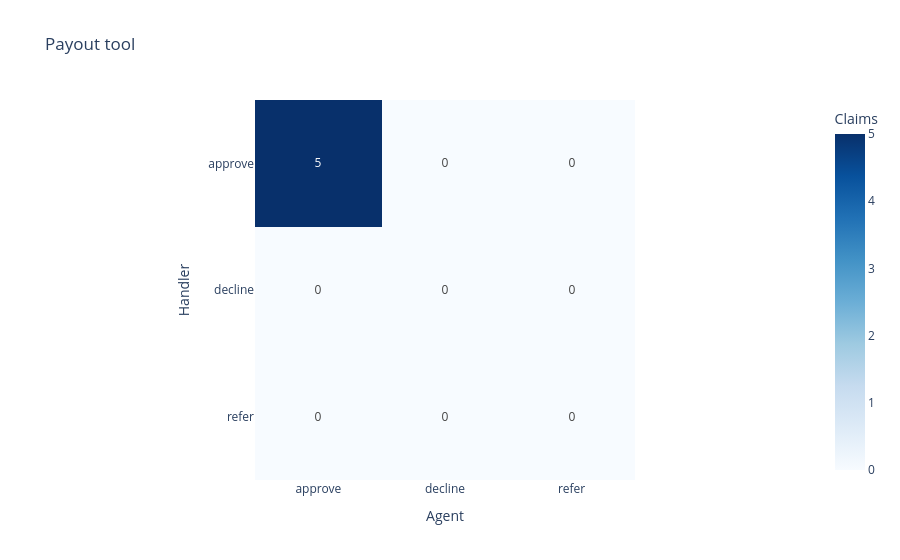

The notebook cell saved with this chart:
### Code cell
show_confusion_matrix(payout_tool_table, "Payout tool")

### Figure 1 — Plotly figure (JSON) as saved in the notebook; plotly's stock layout.template omitted (floating-point values rounded to 4 significant figures)
{"data": [{"coloraxis": "coloraxis", "hovertemplate": "Agent: %{x}<br>Handler: %{y}<br>Claims: %{z}<extra></extra>", "name": "0", "texttemplate": "%{z}", "type": "heatmap", "x": ["approve", "decline", "refer"], "xaxis": "x", "y": ["approve", "decline", "refer"], "yaxis": "y", "z": [[5, 0, 0], [0, 0, 0], [0, 0, 0]]}], "layout": {"coloraxis": {"autocolorscale": false, "colorbar": {"title": {"text": "Claims"}}, "colorscale": [[0, "rgb(247,251,255)"], [0.125, "rgb(222,235,247)"], [0.25, "rgb(198,219,239)"], [0.375, "rgb(158,202,225)"], [0.5, "rgb(107,174,214)"], [0.625, "rgb(66,146,198)"], [0.75, "rgb(33,113,181)"], [0.875, "rgb(8,81,156)"], [1, "rgb(8,48,107)"]]}, "title": {"text": "Payout tool"}, "xaxis": {"anchor": "y", "constrain": "domain", "domain": [0, 1], "scaleanchor": "y", "title": {"text": "Agent"}}, "yaxis": {"anchor": "x", "autorange": "reversed", "constrain": "domain", "domain": [0, 1], "title": {"text": "Handler"}}}}
